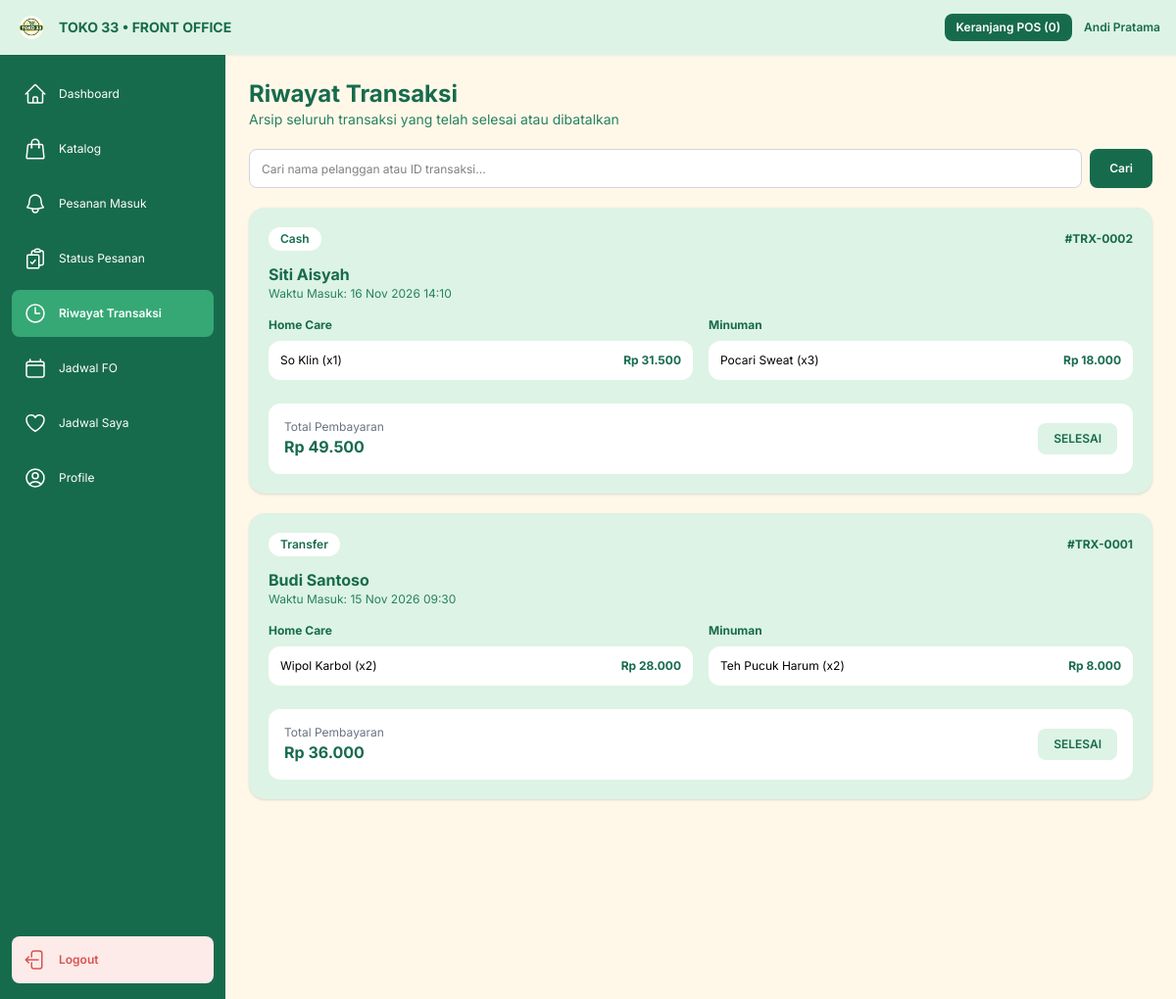
The page /fo/riwayat_transaksi.php (signed in) on the database its author committed.
### tables this page shows
CREATE TABLE `transaksi` (
  `id_transaksi` int NOT NULL AUTO_INCREMENT,
  `id_user` int DEFAULT NULL,
  `nama_customer` varchar(100) DEFAULT NULL,
  `id_fo` int DEFAULT NULL,
  `tanggal_masuk` datetime DEFAULT NULL,
  `expired_at` datetime DEFAULT NULL,
  `tanggal_diproses` datetime DEFAULT NULL,
  `tanggal_selesai` datetime DEFAULT NULL,
  `tanggal_ditolak` datetime DEFAULT NULL,
  `status` enum('menunggu_pembayaran','menunggu_diproses','diproses','selesai','ditolak','expired') DEFAULT NULL,
  `total_pembayaran` decimal(12,2) DEFAULT NULL,
  `metode_pembayaran` enum('Cash','Transfer','QRIS') DEFAULT NULL,
  `bukti_transfer` varchar(255) DEFAULT NULL,
  PRIMARY KEY (`id_transaksi`),
  KEY `transaksi_ibfk_1` (`id_user`),
  KEY `transaksi_ibfk_2` (`id_fo`),
  CONSTRAINT `transaksi_ibfk_1` FOREIGN KEY (`id_user`) REFERENCES `users` (`id_user`) ON DELETE SET NULL ON UPDATE RESTRICT,
  CONSTRAINT `transaksi_ibfk_2` FOREIGN KEY (`id_fo`) REFERENCES `akun` (`id_akun`) ON DELETE SET NULL ON UPDATE RESTRICT
);

CREATE TABLE `detail_transaksi` (
  `id_detail` int NOT NULL AUTO_INCREMENT,
  `id_transaksi` int DEFAULT NULL,
  `id_produk` int DEFAULT NULL,
  `jumlah` int DEFAULT NULL,
  `harga_satuan` decimal(10,2) DEFAULT NULL,
  `subtotal` decimal(12,2) DEFAULT NULL,
  PRIMARY KEY (`id_detail`),
  KEY `detail_transaksi_ibfk_1` (`id_transaksi`),
  KEY `detail_transaksi_ibfk_2` (`id_produk`),
  CONSTRAINT `detail_transaksi_ibfk_1` FOREIGN KEY (`id_transaksi`) REFERENCES `transaksi` (`id_transaksi`) ON DELETE CASCADE ON UPDATE RESTRICT,
  CONSTRAINT `detail_transaksi_ibfk_2` FOREIGN KEY (`id_produk`) REFERENCES `produk` (`id_produk`) ON DELETE RESTRICT ON UPDATE RESTRICT
);

CREATE TABLE `produk` (
  `id_produk` int NOT NULL AUTO_INCREMENT,
  `kode_produk` varchar(50) DEFAULT NULL,
  `nama_produk` varchar(100) DEFAULT NULL,
  `kategori` enum('homecare','minuman') DEFAULT NULL,
  `harga` decimal(10,2) DEFAULT NULL,
  `stok` int DEFAULT 0,
  `stok_minimum` int DEFAULT 10,
  `tanggal_exp` date DEFAULT NULL,
  `lacak_exp` tinyint(1) DEFAULT 1,
  `deskripsi` text,
  `foto_produk` varchar(250) DEFAULT NULL,
  PRIMARY KEY (`id_produk`)
);

### fo/riwayat_transaksi.php (the view, shortened to what this page needs)
<?php
require_once __DIR__ . "/../api/fo/cek_expired.php";
$q = trim($_GET['q'] ?? '');
$where = "WHERE t.status IN ('selesai', 'ditolak', 'expired')";
$res = mysqli_query($connect, "SELECT t.* FROM transaksi t $where ORDER BY t.id_transaksi DESC");
?>
<!DOCTYPE html>
<html lang="id">
<head>
    <script src="https://cdn.jsdelivr.net/npm/@tailwindcss/browser@4"></script>
</head>
<body class="m-0 p-0 w-full min-h-screen overflow-x-hidden bg-[#F5F5F5]">
    <div class="w-full min-h-screen">
        <header class="bg-[#DDF3E5] sticky top-0 z-30 flex items-center justify-between px-4 h-14 w-full shadow-xs">
            <div class="flex items-center gap-3">
                <img src="../asset/logo.png" alt="Logo Toko 33" class="w-8 h-8 object-contain">
                <h1 class="text-[#176B4D] text-sm font-bold">TOKO 33 • FRONT OFFICE</h1>
            </div>
            <div class="flex items-center gap-3">
                <a href="detail_pembelian.php" class="bg-[#176B4D] text-white px-3 py-1.5 rounded-lg text-xs font-semibold">
                    Keranjang POS (<?= isset($_SESSION['cart_fo']) ? array_sum(array_column($_SESSION['cart_fo'], 'qty')) : 0 ?>)
                </a>
                <a href="profile.php" class="flex items-center gap-2 text-xs font-semibold text-[#176B4D]">
                    <span><?= htmlspecialchars($_SESSION['nama'] ?? 'FO') ?></span>
                </a>
            </div>
        </header>
        <div class="grid grid-cols-[55px_minmax(0,1fr)] sm:grid-cols-[65px_minmax(0,1fr)] md:grid-cols-[200px_minmax(0,1fr)] lg:grid-cols-[230px_minmax(0,1fr)]">
            <aside class="bg-[#176B4D] text-white flex flex-col justify-between py-4 px-1 sm:px-2 md:px-3 sticky top-14 h-[calc(100vh-56px)] overflow-y-auto shrink-0">
                <nav class="flex flex-col gap-2">
                    <a href="dashboard.php" title="Dashboard" class="flex items-center justify-center md:justify-start gap-3 hover:bg-[#27815F] rounded-lg px-2 md:px-3 py-3">
                        <span class="hidden md:inline text-xs">Dashboard</span>
                    </a>
                    <a href="katalog_homecare.php" title="Katalog" class="flex items-center justify-center md:justify-start gap-3 hover:bg-[#27815F] rounded-lg px-2 md:px-3 py-3">
                        <span class="hidden md:inline text-xs">Katalog</span>
                    </a>
                    <a href="pesanan_masuk.php" title="Pesanan Masuk" class="flex items-center justify-center md:justify-start gap-3 hover:bg-[#27815F] rounded-lg px-2 md:px-3 py-3">
                        <span class="hidden md:inline text-xs">Pesanan Masuk</span>
                    </a>
                    <a href="status_pesanan.php" title="Status Pesanan" class="flex items-center justify-center md:justify-start gap-3 hover:bg-[#27815F] rounded-lg px-2 md:px-3 py-3">
                        <span class="hidden md:inline text-xs">Status Pesanan</span>
                    </a>
                    <a href="riwayat_transaksi.php" title="Riwayat Transaksi" class="flex items-center justify-center md:justify-start gap-3 bg-[#35A875] font-semibold rounded-lg px-2 md:px-3 py-3">
                        <svg xmlns="http://www.w3.org/2000/svg" fill="none" viewBox="0 0 24 24" stroke-width="1.5" stroke="currentColor" class="size-6"><path stroke-linecap="round" stroke-linejoin="round" d="M12 6v6h4.5m4.5 0a9 9 0 1 1-18 0 9 9 0 0 1 18 0Z" /></svg>
                        <span class="hidden md:inline text-xs">Riwayat Transaksi</span>
                    </a>
                    <a href="jadwal_fo.php" title="Jadwal FO" class="flex items-center justify-center md:justify-start gap-3 hover:bg-[#27815F] rounded-lg px-2 md:px-3 py-3">
                        <span class="hidden md:inline text-xs">Jadwal FO</span>
                    </a>
                    <a href="jadwal_saya.php" title="Jadwal Saya" class="flex items-center justify-center md:justify-start gap-3 hover:bg-[#27815F] rounded-lg px-2 md:px-3 py-3">
                        <span class="hidden md:inline text-xs">Jadwal Saya</span>
                    </a>
                    <a href="profile.php" title="Profile" class="flex items-center justify-center md:justify-start gap-3 hover:bg-[#27815F] rounded-lg px-2 md:px-3 py-3">
                        <span class="hidden md:inline text-xs">Profile</span>
                    </a>
                </nav>
                <a href="../api/fo/logout_fo.php" title="Logout" class="flex items-center justify-center md:justify-start gap-3 bg-[#FCEBE9] text-[#D9534F] rounded-lg px-2 md:px-3 py-3 mt-5">
                    <span class="hidden md:inline text-xs font-semibold">Logout</span>
                </a>
            </aside>
            <main class="bg-[#FFF8E9] p-4 sm:p-5 md:p-6 min-w-0">
<div class="mb-5">
    <h2 class="text-xl sm:text-2xl font-bold text-[#176B4D]">Riwayat Transaksi</h2>
    <p class="text-xs sm:text-sm text-[#27815F]">Arsip seluruh transaksi yang telah selesai atau dibatalkan</p>
</div>
<form method="GET" action="riwayat_transaksi.php" class="flex flex-col sm:flex-row gap-2 mb-5">
    <input type="text" name="q" value="<?= htmlspecialchars($q) ?>" placeholder="Cari nama pelanggan atau ID transaksi..." class="flex-1 h-10 px-3 rounded-lg border border-gray-300 bg-white text-xs">
    <button type="submit" class="h-10 px-5 rounded-lg bg-[#176B4D] text-white text-xs font-semibold cursor-pointer">Cari</button>
</form>
<?php if ($res && mysqli_num_rows($res) > 0): ?>
    <?php while ($t = mysqli_fetch_assoc($res)):
        $id_t = (int) $t['id_transaksi'];
        $qDet = mysqli_query($connect, "SELECT dt.*, p.nama_produk, p.kategori FROM detail_transaksi dt JOIN produk p ON dt.id_produk = p.id_produk WHERE dt.id_transaksi = $id_t");
        $hc = []; $mn = [];
        while ($d = mysqli_fetch_assoc($qDet)) {
            if ($d['kategori'] === 'minuman') $mn[] = $d;
            else $hc[] = $d;
        }
    ?>
    <section class="bg-[#DDF3E5] rounded-2xl p-5 shadow-sm mb-5">
        <div class="flex flex-wrap justify-between items-center gap-2 mb-3">
            <div class="flex items-center gap-2">
                <span class="px-3 py-1 rounded-full bg-white text-[#176B4D] text-xs font-semibold"><?= htmlspecialchars($t['metode_pembayaran'] ?: 'Cash') ?></span>
            </div>
            <span class="text-xs font-bold text-[#176B4D]">#TRX-<?= str_pad((string)$id_t, 4, '0', STR_PAD_LEFT) ?></span>
        </div>
        <div class="mb-4">
            <h3 class="text-base font-bold text-[#176B4D]"><?= htmlspecialchars($t['nama_customer']) ?></h3>
            <p class="text-xs text-[#27815F]">Waktu Masuk: <?= $t['tanggal_masuk'] ? date('d M Y H:i', strtotime($t['tanggal_masuk'])) : '-' ?></p>
        </div>
        <div class="grid grid-cols-1 md:grid-cols-2 gap-4 mb-4">
            <div>
                <h4 class="text-xs font-bold text-[#176B4D] mb-2">Home Care</h4>
                <?php if (empty($hc)): ?>
                    <div class="bg-white/70 rounded-xl p-3 text-xs text-gray-400">-</div>
                <?php else: foreach ($hc as $it): ?>
                    <div class="bg-white rounded-xl p-3 flex justify-between items-center mb-2 text-xs">
                        <span><?= htmlspecialchars($it['nama_produk']) ?> (x<?= (int)$it['jumlah'] ?>)</span>
                        <span class="font-bold text-[#176B4D]">Rp <?= number_format((float)$it['subtotal'], 0, ',', '.') ?></span>
                    </div>
                <?php endforeach; endif; ?>
            </div>
            <div>
                <h4 class="text-xs font-bold text-[#176B4D] mb-2">Minuman</h4>
                <?php if (empty($mn)): ?>
                    <div class="bg-white/70 rounded-xl p-3 text-xs text-gray-400">-</div>
                <?php else: foreach ($mn as $it): ?>
                    <div class="bg-white rounded-xl p-3 flex justify-between items-center mb-2 text-xs">
                        <span><?= htmlspecialchars($it['nama_produk']) ?> (x<?= (int)$it['jumlah'] ?>)</span>
                        <span class="font-bold text-[#176B4D]">Rp <?= number_format((float)$it['subtotal'], 0, ',', '.') ?></span>
                    </div>
                <?php endforeach; endif; ?>
            </div>
        </div>
        <div class="bg-white rounded-xl p-4 flex flex-col sm:flex-row justify-between items-start sm:items-center gap-3">
            <div>
                <p class="text-xs text-gray-500">Total Pembayaran</p>
                <p class="text-base font-bold text-[#176B4D]">Rp <?= number_format((float)$t['total_pembayaran'], 0, ',', '.') ?></p>
            </div>
            <div class="flex gap-2">
                <?php if ($t['status'] === 'menunggu_diproses'): ?>
                    <form action="../api/fo/update_status_transaksi.php" method="POST">
                        <input type="hidden" name="id_transaksi" value="<?= $id_t ?>">
                        <input type="hidden" name="status" value="ditolak">
                        <button type="submit" class="px-4 py-2 rounded-lg bg-[#FCEBE9] text-[#D9534F] text-xs font-semibold cursor-pointer">Tolak</button>
                    </form>
                    <form action="../api/fo/update_status_transaksi.php" method="POST">
                        <input type="hidden" name="id_transaksi" value="<?= $id_t ?>">
                        <input type="hidden" name="status" value="diproses">
                        <button type="submit" class="px-5 py-2 rounded-lg bg-[#176B4D] text-white text-xs font-semibold cursor-pointer">Proses Pesanan</button>
                    </form>
                <?php else: ?>
                    <span class="px-4 py-2 rounded-lg text-xs font-semibold uppercase <?= $t['status'] === 'selesai' ? 'bg-[#DDF3E5] text-[#176B4D]' : 'bg-[#FCEBE9] text-[#D9534F]' ?>">
                        <?= htmlspecialchars($t['status']) ?>
                    </span>
                <?php endif; ?>
            </div>
        </div>
    </section>
    <?php endwhile; ?>
<?php else: ?>
    <div class="bg-white rounded-2xl p-8 text-center text-gray-500 text-sm">Tidak ada data transaksi pada kategori ini.</div>
<?php endif; ?>
            </main>
        </div>
    </div>
</body>
</html>

### fo/riwayat_transaksi.php (style rules this page uses)
body { font-family: 'Inter', sans-serif; }

### rows shown on the page
transaksi: metode_pembayaran "Cash", id_transaksi "0002", nama_customer "Siti Aisyah", tanggal_masuk "16 Nov 2026 14:10", total_pembayaran "49.500", status "SELESAI"
detail_transaksi: id_produk.nama_produk "So Klin", jumlah "1", subtotal "31.500"
detail_transaksi: id_produk.nama_produk "Pocari Sweat", jumlah "3", subtotal "18.000"
transaksi: metode_pembayaran "Transfer", id_transaksi "0001", nama_customer "Budi Santoso", tanggal_masuk "15 Nov 2026 09:30", total_pembayaran "36.000", status "SELESAI"
detail_transaksi: id_produk.nama_produk "Wipol Karbol", jumlah "2", subtotal "28.000"
detail_transaksi: id_produk.nama_produk "Teh Pucuk Harum", jumlah "2", subtotal "8.000"

### other values the page prints
$_SESSION['nama'] "Andi Pratama"
